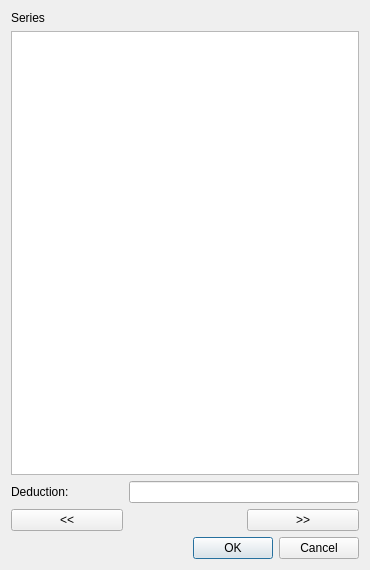
<?xml version="1.0" encoding="UTF-8"?>
<ui version="4.0">
 <class>LaskudeAken</class>
 <widget class="QDialog" name="LaskudeAken">
  <property name="geometry">
   <rect>
    <x>0</x>
    <y>0</y>
    <width>370</width>
    <height>570</height>
   </rect>
  </property>
  <property name="windowTitle">
   <string>Shots</string>
  </property>
  <layout class="QGridLayout" name="gridLayout">
   <item row="0" column="0">
    <widget class="QLabel" name="seeriaSilt">
     <property name="text">
      <string>Series</string>
     </property>
    </widget>
   </item>
   <item row="1" column="0" colspan="3">
    <widget class="QTableWidget" name="laskudeTabel"/>
   </item>
   <item row="2" column="0">
    <widget class="QLabel" name="karistusSilt">
     <property name="text">
      <string>Deduction:</string>
     </property>
    </widget>
   </item>
   <item row="2" column="1" colspan="2">
    <widget class="QLineEdit" name="karistusEdit"/>
   </item>
   <item row="3" column="2">
    <widget class="QPushButton" name="paremaleNupp">
     <property name="text">
      <string>&gt;&gt;</string>
     </property>
    </widget>
   </item>
   <item row="4" column="0" colspan="3">
    <widget class="QDialogButtonBox" name="buttonBox">
     <property name="orientation">
      <enum>Qt::Horizontal</enum>
     </property>
     <property name="standardButtons">
      <set>QDialogButtonBox::Cancel|QDialogButtonBox::Ok</set>
     </property>
    </widget>
   </item>
   <item row="3" column="0">
    <widget class="QPushButton" name="vasakuleNupp">
     <property name="text">
      <string>&lt;&lt;</string>
     </property>
    </widget>
   </item>
  </layout>
 </widget>
 <resources/>
 <connections>
  <connection>
   <sender>buttonBox</sender>
   <signal>accepted()</signal>
   <receiver>LaskudeAken</receiver>
   <slot>accept()</slot>
   <hints>
    <hint type="sourcelabel">
     <x>248</x>
     <y>254</y>
    </hint>
    <hint type="destinationlabel">
     <x>157</x>
     <y>274</y>
    </hint>
   </hints>
  </connection>
  <connection>
   <sender>buttonBox</sender>
   <signal>rejected()</signal>
   <receiver>LaskudeAken</receiver>
   <slot>reject()</slot>
   <hints>
    <hint type="sourcelabel">
     <x>316</x>
     <y>260</y>
    </hint>
    <hint type="destinationlabel">
     <x>286</x>
     <y>274</y>
    </hint>
   </hints>
  </connection>
 </connections>
</ui>
